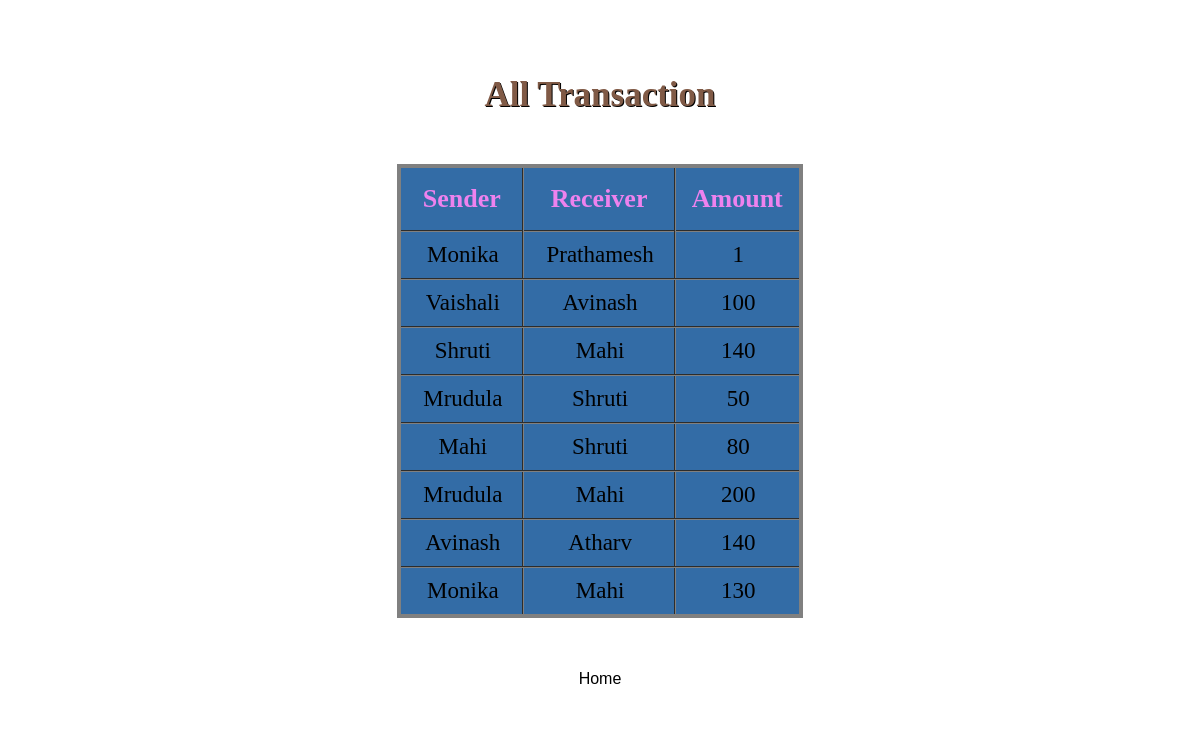
/transaction.php, run on the app's committed database.
### tables this page shows
CREATE TABLE `mini_statement` (
  `sender` varchar(50) NOT NULL,
  `receiver` varchar(50) NOT NULL,
  `amount` double DEFAULT NULL
);

### transaction.php (the view, shortened to what this page needs)
<?php
$con=mysqli_connect('localhost','root','','banking_system');
$q="select * from mini_statement";
$result=mysqli_query($con,$q);
?>
<!DOCTYPE html>
<html>
	<head>
		<link rel="stylesheet" href="https://cdnjs.cloudflare.com/ajax/libs/font-awesome/4.7.0/css/font-awesome.min.css">
		<link rel="stylesheet" href="button2.css">
	</head>
	<body>
		<br>
		<h2><?php echo "All Transaction"?></h2>
		<table class="flat-table-1">
			<tr>
				<th>Sender</th>
				<th>Receiver</th>
				<th>Amount</th>
			</tr>
			<tr>
			<?php while($row = $result->fetch_assoc()) { ?>
			<tr>
				<td><?php echo $row["sender"]; ?></td>
				<td><?php echo $row["receiver"]; ?></td>
				<td><?php echo $row["amount"]; ?></td>
			</tr>
			<?php } ?>
		</table>
		<br>
		<br>
		<form action="index.php" method="post">
			<div class="buttons" >
				<button class="btn" type="submit" name="name">Home</button>
			</div>
		</form>
	</body>
</html>

### button2.css (style rules this page uses)
.btn { height:50px; width:200px; font-size:16px; background:transparent; text-decoration: none; border: 1px solid white; position: relative; overflow: hidden; cursor:pointer; }
.btn:before { content: ""; position: absolute; top: 0; left: -100%; width: 100%; height: 100%; background: linear-gradient( 120deg, transparent, white, transparent ); transition: all 500ms; }

### transaction.php (style rules this page uses)
body { background-image:url("images/2.jpg"); background-repeat: no-repeat; background-size:cover; }
table { text-align:center; margin-left: auto; margin-right: auto; border:4px solid gray; border-collapse:collapse; background: #336ca6; }
th { color:violet; font-size:26px; padding:16px; }
td { font-size:23px; color: ; padding: 10px 20px 10px 22px; }
tr { transition: background 0.3s, box-shadow 0.3s; }
th,td { border-collapse:collapse; border:2px groove gray; }
h2 { padding:20px; font-size:35px; color:#805a46; text-shadow: 1px 1px black; text-align:center; }
.buttons { right:42%; text-align:center; }
.btn { cursor:pointer; }

### data on the page
mini_statement: sender "Monika", receiver "Prathamesh", amount "1"
mini_statement: sender "Vaishali", receiver "Avinash", amount "100"
mini_statement: sender "Shruti", receiver "Mahi", amount "140"
mini_statement: sender "Mrudula", receiver "Shruti", amount "50"
mini_statement: sender "Mahi", receiver "Shruti", amount "80"
mini_statement: sender "Mrudula", receiver "Mahi", amount "200"
mini_statement: sender "Avinash", receiver "Atharv", amount "140"
mini_statement: sender "Monika", receiver "Mahi", amount "130"
